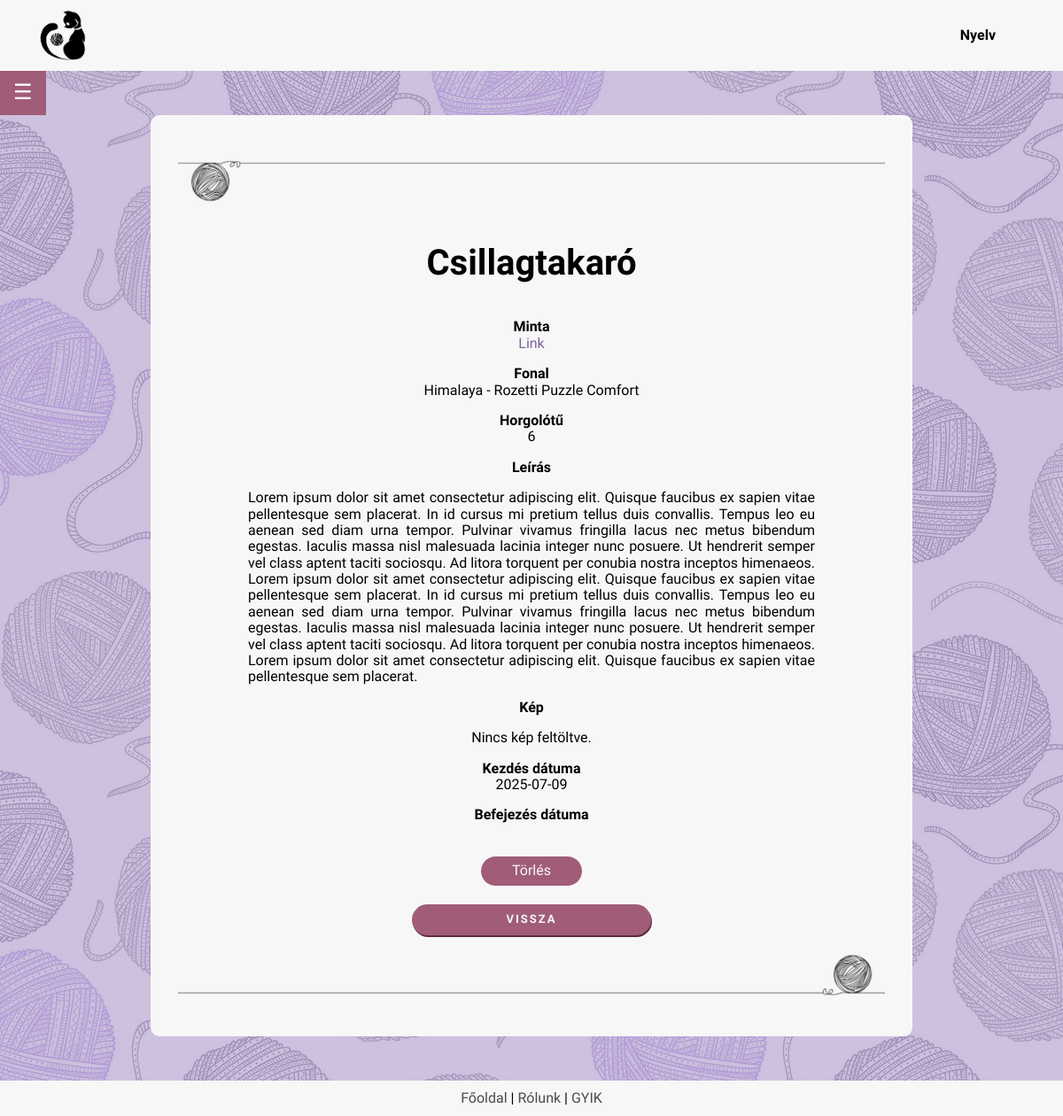
The app's page /admin/project_page_admin.php?id=100&uid=37 (signed in) with its own data.
### tables this page shows
CREATE TABLE IF NOT EXISTS `projects` (
  `uid` int NOT NULL,
  `id` int NOT NULL AUTO_INCREMENT,
  `name` varchar(255) NOT NULL,
  `pattern` varchar(1000) DEFAULT NULL,
  `yarn` varchar(255) DEFAULT NULL,
  `hook` decimal(10,0) DEFAULT NULL,
  `description` varchar(1000) DEFAULT NULL,
  `image` varchar(255) DEFAULT NULL,
  `start` date DEFAULT NULL,
  `finish` date DEFAULT NULL,
  PRIMARY KEY (`id`),
  KEY `Userid` (`uid`)
);

CREATE TABLE IF NOT EXISTS `yarns` (
  `id` int NOT NULL AUTO_INCREMENT,
  `brand` set('Drops','Alize','DMC','Kartopu','Nako','Wolans','Yarnart','Himalaya','Schachenmayr','Scheepjes','Lana Grossa','Vlna-Hep','Gründl','Red Heart','Malabrigo','Lion Brand','Bernat','Adriafil','Berroco','Blue Sky Fibers','Caron','Cascade','Debbie Bliss','Deramores','Dream in Color','Ella Rae','Hayfield','Hoooked','James C. Brett','Juniper Moon Farm','King Cole','Knit Collage','Koigu','Lang Yarns','Lopi','McIntosh','MillaMia','Noro','Paintbox','Patons','Plymouth','Sirdar','Snuggly',' Stylecraft','Tahki','The Yarn Collective','Trendsetter','Universal','Valley','Viking Of Norway','West Yorkshire Spinners','Willow and Lark','Wool and the Gang','Yarn and Colors','Hobbii Yarn','Yarnspirations','KnitPicks','Darn Good Yarn','We Are Knitters','Gorgeous Alpacas','Papillon','Gombolyda','Urth','FibraNatura') DEFAULT NULL,
  `variety` varchar(255) NOT NULL,
  PRIMARY KEY (`id`)
);

### backend/lang.php (called while the page is built, shortened)
<?php
    function lang($str) {
        return $str;
    }
?>

### admin/project_page_admin.php (the view, shortened to what this page needs)
<?php
require $_SERVER['DOCUMENT_ROOT'] . '/project/backend/config.php';
require $_SERVER['DOCUMENT_ROOT'] . '/project/backend/lang.php';
$target_uid = $_GET['uid'] ?? $_SESSION['uid'];
$project_id = $_GET['id'] ?? null;
$sql = "SELECT p.id, p.name, p.pattern, p.hook, p.description, p.image, p.start, p.finish, y.brand, y.variety FROM projects p LEFT JOIN yarns y ON p.yarn = y.id WHERE p.id = ? AND p.uid = ?";
$stmt = $conn->prepare($sql);
$stmt->bind_param("ii", $project_id, $target_uid);
$stmt->execute();
$result = $stmt->get_result();
$project_data = $result->fetch_assoc();
$minta = lang('Minta');
$fonal = lang('Fonal');
$tu = lang('Horgolótű');
$leiras = lang('Leírás');
$kep = lang('Kép');
$kezdes = lang('Kezdés dátuma');
$befejezes = lang('Befejezés dátuma');
$torles = lang('Törlés');
?>
<!DOCTYPE html>
<head>
    <?php include $_SERVER['DOCUMENT_ROOT'] . '/project/frontend/header.php'; ?>
</head>
<body>
    <div class="page_container">
        <main class="page_content">
            <div class="main_body">
                <?php include $_SERVER['DOCUMENT_ROOT'] . '/project/frontend/sidebar_admin.php'; ?>
                <div class="main_container">
                    <img src="/project/images/yarn2.png" class="image-center">
                    <?php if ($project_data): ?>
                    <div>
                        <p style='font-size:2.5em'><b><?= htmlspecialchars($project_data['name']) ?></b></p>
                        <p><b><?= $minta ?></b><br><a href='<?= htmlspecialchars($project_data['pattern']) ?>' style='text-decoration:none; color:rgb(122, 100, 155); margin-bottom:15px;' target='_blank'>Link</a></p>
                        <p style='margin-bottom:15px;'><b><?= $fonal ?></b><br>
                        <?php if (!empty($project_data['brand']) && !empty($project_data['variety'])): ?>
                            <?= htmlspecialchars($project_data['brand'] . ' - ' . $project_data['variety']) ?>
                        <?php else: ?>
                            <?= lang('Nincs megadva fonal.') ?>
                        <?php endif; ?>
                        </p>
                        <p><b><?= $tu ?></b><br><?= htmlspecialchars($project_data['hook']) ?></p>
                        <p style='text-align: center;'>
                            <b><?= $leiras ?></b>
                            <br>
                            <p style='text-align:justify; text-justify: inter-word; width: 80%; margin: 0 auto;'><?= htmlspecialchars($project_data['description']) ?></p>
                        </p>
                        <p><b><?= $kep ?></b></p>
                        <?php if (!empty($project_data['image'])): ?>
                            <?php $image_paths = explode(',', $project_data['image']); ?>
                            <?php foreach ($image_paths as $image_path): ?>
                                <?php $image_path = trim($image_path); ?>
                                <?php if (!empty($image_path)): ?>
                                    <img src='<?= htmlspecialchars($image_path) ?>' alt='Project image' style='max-width: 200px; height: auto; margin: 5px;'>
                                <?php endif; ?>
                            <?php endforeach; ?>
                        <?php else: ?>
                            <p><?= lang('Nincs kép feltöltve.') ?></p>
                        <?php endif; ?>
                        <p><b><?= $kezdes ?></b><br><?= htmlspecialchars($project_data['start']) ?></p>
                        <p><b><?= $befejezes ?></b><br><?= htmlspecialchars($project_data['finish'] ?? '') ?></p>
                        <br>
                        <a class='link' href='/project/backend/delete_project.php?id=<?= htmlspecialchars($project_data['id']) ?>&uid=<?= htmlspecialchars($target_uid) ?>' onclick='return ConfirmDelete();'><?= $torles ?></a>
                    </div>
                    <?php else: ?>
                        <div style='border: 1px solid rgb(90, 90, 90) text-align=center;'><p colspan='6'>Nincs elérhető adat!</p></div>
                    <?php endif; ?>
                    <br>
                    <a href="projects_admin.php?id=<?= htmlspecialchars($target_uid) ?>" class="button-link">
                        <?= lang('Vissza') ?>
                    </a>
                    <img src="/project/images/yarn2flipped.png" class="image-center">
                </div>
            </div>
        </main>
    </div>
    <?php
    include $_SERVER['DOCUMENT_ROOT'] . '/project/frontend/footer.php';
    ?>
</body>
</html>

### frontend/style.css (style rules this page uses)
body { font-family: 'League Spartan'; background-image: linear-gradient( rgba(184, 167, 209, 0.7), rgba(184, 167, 209, 0.7) ), url(../images/background.png); min-height: 100vh; display:flex; flex-direction:column; }
.main_body { display: flex; justify-content: center; min-width: 40%; align-items: flex-start; gap: 20px; }
.main_container, .main_container_home { background-color: rgb(247, 247, 247); border: none; border-radius: 10px; margin: 100px 0 0 0; text-align: center; width: 800px; padding: 30px 30px 40px 30px; }
.page_container { position: relative; min-height: 95vh; flex-grow: 1; }
.page_content { padding-bottom: 50px; }
@media (max-width: 1200px) { .main_body { margin-top: 100px; } }
@media (max-width: 1200px) { .main_container, .main_container_home { margin: 30px 0 0 0; width: 800px; } }
.image-center { margin-top: 20px; margin-left: auto; margin-right: auto; height: 50px; }
.button, .button_inverse, .button-search, .button-link { font-size: small; font-weight: 600; text-transform: uppercase; letter-spacing: 2px; border: none; border-radius: 20px; font-family: 'League Spartan'; text-decoration: none; padding: 10px; }
.button, .button-link { background-color: #a15d78; color: rgb(247, 247, 247); box-shadow: 1px 2px #5c2b3f; width: 270px; }
.button-link { display: inline-block; width: 250px; }
.link { display: inline-block; color: rgb(247, 247, 247); text-decoration: none; background-color: #a15d78; padding: 7px; border-radius: 30px; margin: 3px 0; width: 100px; }
:root { --sac: 'Monoton', cursive; --comf: 'Comfortaa', cursive; --dark: #1c1c1c; --light: rgb(247, 247, 247); --lilac: rgb(121, 105, 146); }

### records on screen
projects: name "Csillagtakaró", yarns.brand+variety "Himalaya - Rozetti Puzzle Comfort", hook "6", description "Lorem ipsum dolor sit amet consectetur adipiscing elit. Quisque faucibus ex sapien vitae pellentesque sem placerat. In id cursus mi pretium tellus duis convallis. Tempus leo eu aenean sed diam urna tempor. Pulvinar vivamus fringilla lacus nec metus bibendum egestas. Iaculis massa nisl malesuada lacinia integer nunc posuere. Ut hendrerit semper vel class aptent taciti sociosqu. Ad litora torquent per conubia nostra inceptos himenaeos. Lorem ipsum dolor sit amet consectetur adipiscing elit. Quisque faucibus ex sapien vitae pellentesque sem placerat. In id cursus mi pretium tellus duis convallis. Tempus leo eu aenean sed diam urna tempor. Pulvinar vivamus fringilla lacus nec metus bibendum…", start "2025-07-09"

### other values on screen
lang('Nyelv') "Nyelv"
$minta "Minta"
$fonal "Fonal"
$tu "Horgolótű"
$leiras "Leírás"
$kep "Kép"
lang('Nincs kép feltöltve.') "Nincs kép feltöltve."
$kezdes "Kezdés dátuma"
$befejezes "Befejezés dátuma"
$torles "Törlés"
lang('Vissza') "VISSZA"
lang('Főoldal') "Főoldal"
lang('Rólunk') "Rólunk"
lang('GYIK') "GYIK"
